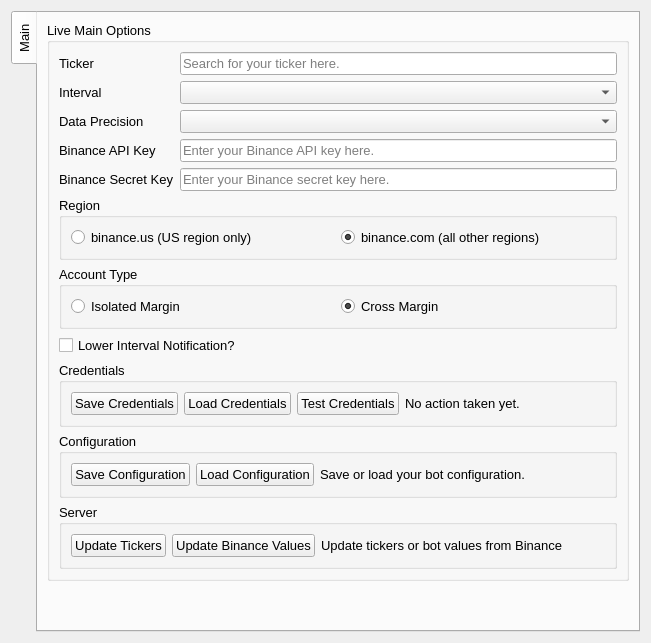
         <widget class="QWidget" name="mainTab">
          <attribute name="title">
           <string>Main</string>
          </attribute>
          <layout class="QGridLayout" name="gridLayout_14">
           <item row="0" column="0">
            <widget class="QTabWidget" name="mainConfigurationTabWidget">
             <property name="font">
              <font>
               <pointsize>10</pointsize>
              </font>
             </property>
             <property name="tabPosition">
              <enum>QTabWidget::West</enum>
             </property>
             <property name="tabShape">
              <enum>QTabWidget::Rounded</enum>
             </property>
             <property name="currentIndex">
              <number>0</number>
             </property>
             <property name="movable">
              <bool>false</bool>
             </property>
             <widget class="QWidget" name="mainMainTab">
              <attribute name="title">
               <string>Main</string>
              </attribute>
              <layout class="QGridLayout" name="gridLayout_2">
               <item row="0" column="0">
                <widget class="QGroupBox" name="mainOptionsGroupBox">
                 <property name="sizePolicy">
                  <sizepolicy hsizetype="Preferred" vsizetype="Preferred">
                   <horstretch>0</horstretch>
                   <verstretch>0</verstretch>
                  </sizepolicy>
                 </property>
                 <property name="title">
                  <string>Live Main Options</string>
                 </property>
                 <layout class="QGridLayout" name="gridLayout_13">
                  <item row="5" column="0" colspan="4">
                   <widget class="QGroupBox" name="regionGroupBox">
                    <property name="title">
                     <string>Region</string>
                    </property>
                    <layout class="QHBoxLayout" name="horizontalLayout_3">
                     <item>
                      <widget class="QRadioButton" name="usRegionRadio">
                       <property name="toolTip">
                        <string>Select this if you're in the US.</string>
                       </property>
                       <property name="text">
                        <string>binance.us (US region only)</string>
                       </property>
                      </widget>
                     </item>
                     <item>
                      <widget class="QRadioButton" name="otherRegionRadio">
                       <property name="toolTip">
                        <string>Select this if you're not in the US.</string>
                       </property>
                       <property name="text">
                        <string>binance.com (all other regions)</string>
                       </property>
                       <property name="checked">
                        <bool>true</bool>
                       </property>
                      </widget>
                     </item>
                    </layout>
                   </widget>
                  </item>
                  <item row="9" column="0" colspan="4">
                   <widget class="QGroupBox" name="credentialsGroupBox">
                    <property name="title">
                     <string>Credentials</string>
                    </property>
                    <layout class="QHBoxLayout" name="horizontalLayout">
                     <item>
                      <widget class="QPushButton" name="saveCredentialsButton">
                       <property name="sizePolicy">
                        <sizepolicy hsizetype="Minimum" vsizetype="Fixed">
                         <horstretch>0</horstretch>
                         <verstretch>0</verstretch>
                        </sizepolicy>
                       </property>
                       <property name="toolTip">
                        <string>Saves Binance and Telegram credentials. By default, they will save to default.json.</string>
                       </property>
                       <property name="text">
                        <string>Save Credentials</string>
                       </property>
                       <property name="autoDefault">
                        <bool>false</bool>
                       </property>
                      </widget>
                     </item>
                     <item>
                      <widget class="QPushButton" name="loadCredentialsButton">
                       <property name="toolTip">
                        <string>Load Binance and Telegram credentials. Program will try to load credentials automatically from default.json.</string>
                       </property>
                       <property name="text">
                        <string>Load Credentials</string>
                       </property>
                       <property name="autoDefault">
                        <bool>false</bool>
                       </property>
                      </widget>
                     </item>
                     <item>
                      <widget class="QPushButton" name="testCredentialsButton">
                       <property name="toolTip">
                        <string>Test Binance API credentials.</string>
                       </property>
                       <property name="text">
                        <string>Test Credentials</string>
                       </property>
                       <property name="autoDefault">
                        <bool>false</bool>
                       </property>
                      </widget>
                     </item>
                     <item>
                      <widget class="QLabel" name="credentialResult">
                       <property name="text">
                        <string>No action taken yet.</string>
                       </property>
                      </widget>
                     </item>
                     <item>
                      <spacer name="horizontalSpacer_3">
                       <property name="orientation">
                        <enum>Qt::Horizontal</enum>
                       </property>
                       <property name="sizeHint" stdset="0">
                        <size>
                         <width>40</width>
                         <height>20</height>
                        </size>
                       </property>
                      </spacer>
                     </item>
                    </layout>
                   </widget>
                  </item>
                  <item row="10" column="0" colspan="4">
                   <widget class="QGroupBox" name="configurationGroupBox">
                    <property name="title">
                     <string>Configuration</string>
                    </property>
                    <layout class="QHBoxLayout" name="horizontalLayout_5">
                     <item>
                      <widget class="QPushButton" name="saveConfigurationButton">
                       <property name="text">
                        <string>Save Configuration</string>
                       </property>
                       <property name="autoDefault">
                        <bool>false</bool>
                       </property>
                      </widget>
                     </item>
                     <item>
                      <widget class="QPushButton" name="loadConfigurationButton">
                       <property name="text">
                        <string>Load Configuration</string>
                       </property>
                       <property name="autoDefault">
                        <bool>false</bool>
                       </property>
                      </widget>
                     </item>
                     <item>
                      <widget class="QLabel" name="configurationResult">
                       <property name="text">
                        <string>Save or load your bot configuration.</string>
                       </property>
                      </widget>
                     </item>
                     <item>
                      <spacer name="horizontalSpacer_5">
                       <property name="orientation">
                        <enum>Qt::Horizontal</enum>
                       </property>
                       <property name="sizeHint" stdset="0">
                        <size>
                         <width>40</width>
                         <height>20</height>
                        </size>
                       </property>
                      </spacer>
                     </item>
                    </layout>
                   </widget>
                  </item>
                  <item row="11" column="0" colspan="4">
                   <widget class="QGroupBox" name="serverGroupBox">
                    <property name="title">
                     <string>Server</string>
                    </property>
                    <layout class="QHBoxLayout" name="horizontalLayout_4">
                     <item>
                      <widget class="QPushButton" name="updateTickers">
                       <property name="toolTip">
                        <string>Update tickers available.</string>
                       </property>
                       <property name="text">
                        <string>Update Tickers</string>
                       </property>
                       <property name="autoDefault">
                        <bool>false</bool>
                       </property>
                      </widget>
                     </item>
                     <item>
                      <widget class="QPushButton" name="updateBinanceValues">
                       <property name="toolTip">
                        <string>Update and retrieve latest bot values from Binance.</string>
                       </property>
                       <property name="text">
                        <string>Update Binance Values</string>
                       </property>
                       <property name="autoDefault">
                        <bool>false</bool>
                       </property>
                      </widget>
                     </item>
                     <item>
                      <widget class="QLabel" name="serverResult">
                       <property name="text">
                        <string>Update tickers or bot values from Binance</string>
                       </property>
                      </widget>
                     </item>
                     <item>
                      <spacer name="horizontalSpacer_6">
                       <property name="orientation">
                        <enum>Qt::Horizontal</enum>
                       </property>
                       <property name="sizeHint" stdset="0">
                        <size>
                         <width>40</width>
                         <height>20</height>
                        </size>
                       </property>
                      </spacer>
                     </item>
                    </layout>
                   </widget>
                  </item>
                  <item row="6" column="0" colspan="4">
                   <widget class="QGroupBox" name="accountTypeGroupBox">
                    <property name="title">
                     <string>Account Type</string>
                    </property>
                    <layout class="QHBoxLayout" name="horizontalLayout_2">
                     <item>
                      <widget class="QRadioButton" name="isolatedMarginAccountRadio">
                       <property name="toolTip">
                        <string>Select this if the asset you are trading is isolated.</string>
                       </property>
                       <property name="text">
                        <string>Isolated Margin</string>
                       </property>
                      </widget>
                     </item>
                     <item>
                      <widget class="QRadioButton" name="crossMarginAccountRadio">
                       <property name="toolTip">
                        <string>Select this if the asset you are trading is not isolated.</string>
                       </property>
                       <property name="text">
                        <string>Cross Margin</string>
                       </property>
                       <property name="checked">
                        <bool>true</bool>
                       </property>
                      </widget>
                     </item>
                    </layout>
                   </widget>
                  </item>
                  <item row="2" column="0">
                   <widget class="QLabel" name="precisionLabel">
                    <property name="text">
                     <string>Data Precision</string>
                    </property>
                   </widget>
                  </item>
                  <item row="3" column="0">
                   <widget class="QLabel" name="binanceApiKeyLabel">
                    <property name="text">
                     <string>Binance API Key</string>
                    </property>
                   </widget>
                  </item>
                  <item row="4" column="0">
                   <widget class="QLabel" name="binanceSecretKeyLabel">
                    <property name="text">
                     <string>Binance Secret Key</string>
                    </property>
                   </widget>
                  </item>
                  <item row="8" column="0" colspan="4">
                   <widget class="QCheckBox" name="lowerIntervalCheck">
                    <property name="toolTip">
                     <string>Select this if you'd like to view the lower interval's moving averages trends.</string>
                    </property>
                    <property name="text">
                     <string>Lower Interval Notification?</string>
                    </property>
                    <property name="checked">
                     <bool>false</bool>
                    </property>
                   </widget>
                  </item>
                  <item row="1" column="0">
                   <widget class="QLabel" name="intervalLabel">
                    <property name="sizePolicy">
                     <sizepolicy hsizetype="Fixed" vsizetype="Preferred">
                      <horstretch>0</horstretch>
                      <verstretch>0</verstretch>
                     </sizepolicy>
                    </property>
                    <property name="text">
                     <string>Interval</string>
                    </property>
                   </widget>
                  </item>
                  <item row="0" column="0">
                   <widget class="QLabel" name="tickerLabel">
                    <property name="sizePolicy">
                     <sizepolicy hsizetype="Fixed" vsizetype="Preferred">
                      <horstretch>0</horstretch>
                      <verstretch>0</verstretch>
                     </sizepolicy>
                    </property>
                    <property name="text">
                     <string>Ticker</string>
                    </property>
                   </widget>
                  </item>
                  <item row="1" column="1" colspan="3">
                   <widget class="QComboBox" name="intervalComboBox">
                    <property name="toolTip">
                     <string>Select interval to trade in here.</string>
                    </property>
                    <property name="currentText">
                     <string/>
                    </property>
                   </widget>
                  </item>
                  <item row="0" column="1" colspan="3">
                   <widget class="QLineEdit" name="tickerLineEdit">
                    <property name="placeholderText">
                     <string>Search for your ticker here.</string>
                    </property>
                    <property name="clearButtonEnabled">
                     <bool>true</bool>
                    </property>
                   </widget>
                  </item>
                  <item row="3" column="1" colspan="3">
                   <widget class="QLineEdit" name="binanceApiKey">
                    <property name="toolTip">
                     <string>Enter your Binance API key here.</string>
                    </property>
                    <property name="echoMode">
                     <enum>QLineEdit::PasswordEchoOnEdit</enum>
                    </property>
                    <property name="placeholderText">
                     <string>Enter your Binance API key here.</string>
                    </property>
                    <property name="clearButtonEnabled">
                     <bool>false</bool>
                    </property>
                   </widget>
                  </item>
                  <item row="4" column="1" colspan="3">
                   <widget class="QLineEdit" name="binanceApiSecret">
                    <property name="toolTip">
                     <string>Enter your Binance secret key here.</string>
                    </property>
                    <property name="echoMode">
                     <enum>QLineEdit::PasswordEchoOnEdit</enum>
                    </property>
                    <property name="placeholderText">
                     <string>Enter your Binance secret key here.</string>
                    </property>
                    <property name="clearButtonEnabled">
                     <bool>false</bool>
                    </property>
                   </widget>
                  </item>
                  <item row="2" column="1" colspan="3">
                   <widget class="QComboBox" name="precisionComboBox"/>
                  </item>
                 </layout>
                </widget>
               </item>
               <item row="1" column="0">
                <spacer name="verticalSpacer_6">
                 <property name="orientation">
                  <enum>Qt::Vertical</enum>
                 </property>
                 <property name="sizeHint" stdset="0">
                  <size>
                   <width>20</width>
                   <height>40</height>
                  </size>
                 </property>
                </spacer>
               </item>
              </layout>
             </widget>
            </widget>
           </item>
          </layout>
         </widget>
